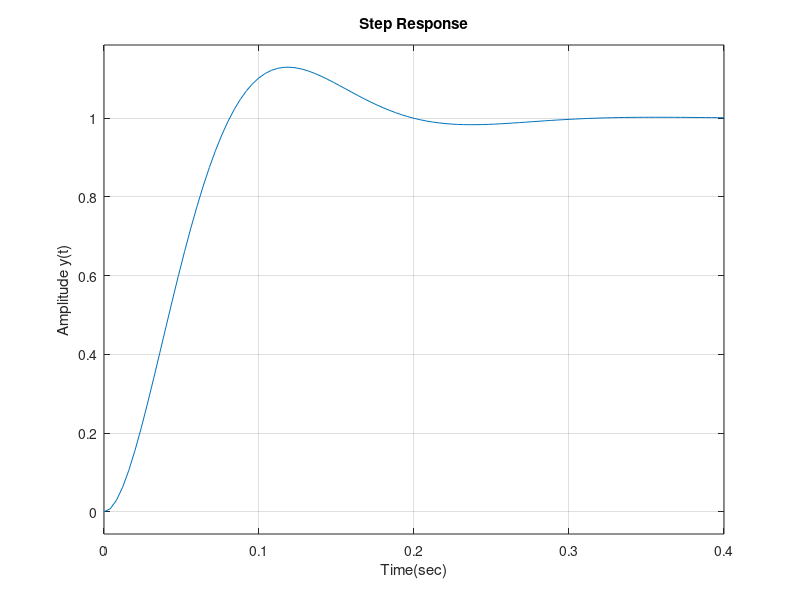

This chart was generated by the following MATLAB code:
%time response(y(t)) plot for a unit step input of a 2nd order system
%        d^2y(t)           dy(t)
%eqn = ----------- + 34.5------- + 1000y(t) = 1000u(t)
%        dt^2               dt
%initial 


num = [1000];
den = [1, 34.5, 1000]; % s = tf('s')
G = tf(num,den);
step(G);
title('Step Response');
xlabel('Time(sec)');
ylabel('Amplitude y(t)')
